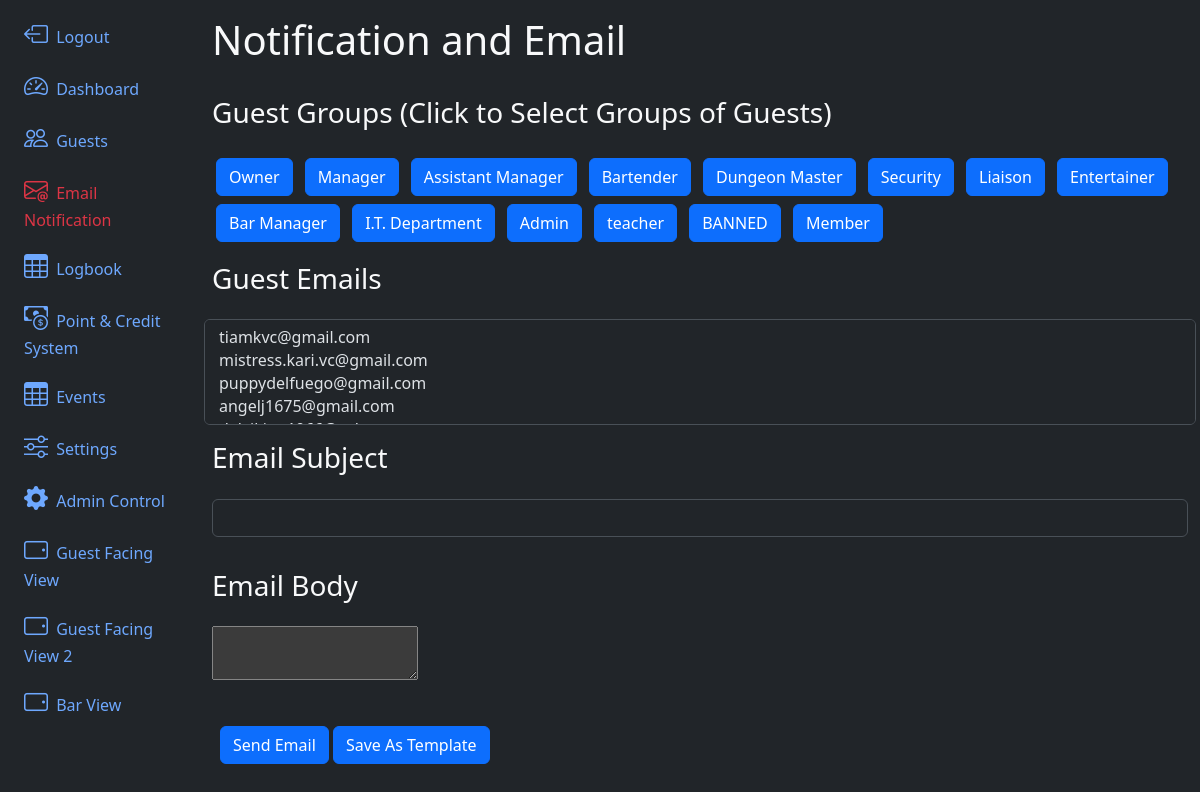
The app's page /notificationEmailer/ with its own data.
### app/models.py (models this page shows)
@dataclass
class Role(db.Model):
    id:int = db.Column(db.Integer, primary_key=True)
    name:str  = db.Column(db.String(100))
    description:str  = db.Column(db.String(200))
    permissions:str  = db.Column(db.String(200))
    skip_payment_at_checkin:bool = db.Column(db.Boolean(), default=False)
    skip_tos_update_at_checkin:bool = db.Column(db.Boolean(), default=False)
    allow_login_to_backoffice:bool = db.Column(db.Boolean(), default=False)
    allow_password_reset:bool = db.Column(db.Boolean(), default=False)
    notify_staff_on_checkin:bool = db.Column(db.Boolean(), default=False)
    auto_checkout_on_event_end:bool = db.Column(db.Boolean(), default=False)
    def __str__(self):
        return f'{self.name}'
    def __repr__(self):
        return f'{self.name}'

### app/routes.py (the view, shortened to what this page needs)
@app.route('/notificationEmailer/', methods=['GET', 'POST'])
def emailer():
    return render_template('email.html', guests=Guest.query.all(), roles = Role.query.all())

### app/templates/email.html (shortened to what this page needs)
{% extends 'layout.html' %}
{% block content %}
<link href="https://cdn.jsdelivr.net/npm/@yaireo/tagify/dist/tagify.css" rel="stylesheet" type="text/css" />
<h1>Notification and Email</h1>
<br>
<form class="row g-3" method="post">
    <h3>Guest Groups (Click to Select Groups of Guests)</h3>
    <div class="d-grid gap-2 d-md-block">
        {% for group in roles %}
        <button class="btn btn-primary m-1" type="button" onclick="btnClick(this)" value="{{group}}">{{ group.name
            }}</button>
        {% endfor %}
    </div>
    <h3>Guest Emails</h3>
    <select name="emails" class="form-select" multiple aria-label="Multiple select example">
        {% for guest in guests %}
        <option value="{{ guest.email }}" data-roles="{{guest.roles}}">{{ guest.email }}</option>
        {% endfor %}
    </select>
    <h3>Email Subject</h3>
    <div class="mb-3">
        <input type="text" class="form-control" id="subject" name="subject">
    </div>
    <h3>Email Body</h3>
    <div class="mb-3">
        <textarea id="message" name="message"></textarea>
    </div>
    <div class="d-flex">
        <div class=" p-2">
            <button type="submit" class="btn btn-primary">Send Email</button>
            <button type="button" class="btn btn-primary" onclick="btnSaveTemplate(this)">Save As Template</button>
        </div>
    </div>
</form>
{% endblock content %}

### records on screen
Role: name "Owner"
Role: name "Manager"
Role: name "Assistant Manager"
Role: name "Bartender"
Role: name "Dungeon Master"
Role: name "Security"
Role: name "Liaison"
Role: name "Entertainer"
Role: name "Bar Manager"
Role: name "I.T. Department"
Role: name "Admin"
Role: name "teacher"
Role: name "BANNED"
Role: name "Member"
